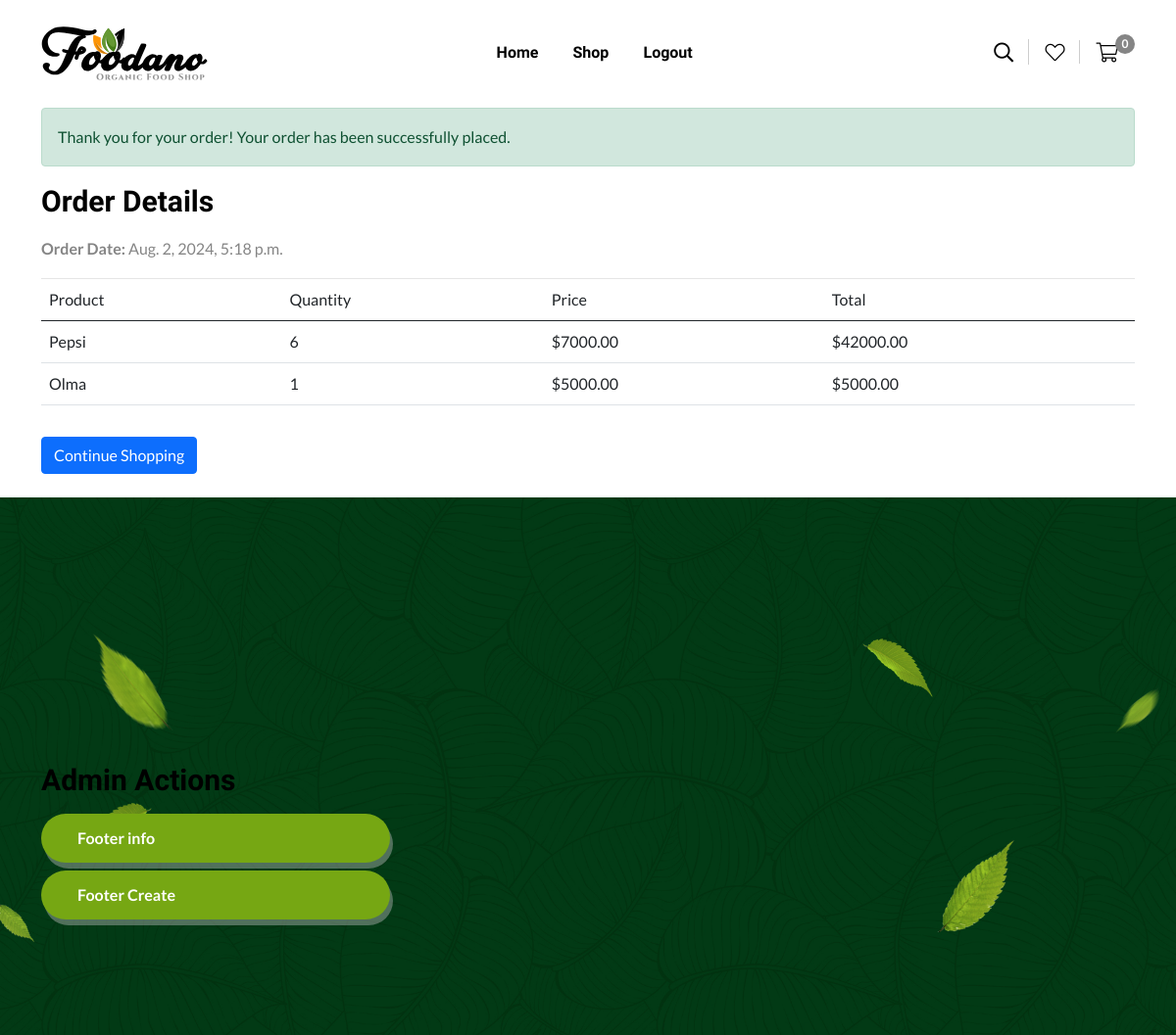
The app's page /order_confirmation/ (signed in) with its own data.
### foodano/models.py (models this page shows, shortened)
class Cart(models.Model):
    author = models.ForeignKey(User, on_delete=models.SET_NULL, null=True, related_name='carts')
    is_active = models.BooleanField(default=True)
    shopping_date = models.DateTimeField(blank=True, null=True)

class CartProduct(models.Model):
    productImg = models.ForeignKey(ProductImg, on_delete=models.SET_NULL, null=True, related_name='cart_products')
    product = models.ForeignKey(Product, on_delete=models.SET_NULL, null=True)
    cart = models.ForeignKey(Cart, on_delete=models.CASCADE, related_name='cart_products')
    quantity = models.PositiveIntegerField(default=1)
    total_price = models.DecimalField(max_digits=10, decimal_places=2, blank=True, null=True)

class Product(models.Model):
    name = models.CharField(max_length=255)
    quantity = models.PositiveIntegerField(default=1)
    price = models.DecimalField(max_digits=8, decimal_places=2)
    category = models.ForeignKey(Category, on_delete=models.CASCADE, related_name='products')
    description = models.TextField()

### foodano/views.py (the view)
# urls.py: path('order_confirmation/', order_confirmation, name="order_confirmation"),
@login_required
def order_confirmation(request):
    latest_order = Cart.objects.filter(author=request.user, is_active=False).order_by('-shopping_date').first()
    return render(request, 'cart/order_confirmation.html', {'order': latest_order})

### templates/cart/order_confirmation.html
{% extends 'base.html' %}
{% block content %}
<div class="container mt-lg-5 mt-3">
    <h2>Order Confirmation</h2>
    {% if order %}
        <div class="alert alert-success" role="alert">
            Thank you for your order! Your order has been successfully placed.
        </div>
        <h3>Order Details</h3>
        <p><strong>Order Date:</strong> {{ order.shopping_date }}</p>
        <table class="table">
            <thead>
                <tr>
                    <th>Product</th>
                    <th>Quantity</th>
                    <th>Price</th>
                    <th>Total</th>
                </tr>
            </thead>
            <tbody>
                {% for cart_product in order.cart_products.all %}
                <tr>
                    <td>{{ cart_product.product.name }}</td>
                    <td>{{ cart_product.quantity }}</td>
                    <td>${{ cart_product.product.price }}</td>
                    <td>${{ cart_product.total_price }}</td>
                </tr>
                {% endfor %}
            </tbody>
        </table>
    {% else %}
        <div class="alert alert-warning" role="alert">
            No order found. Please check your order history or contact customer support.
        </div>
    {% endif %}
    <a href="{% url 'main' %}" class="btn btn-primary mt-3">Continue Shopping</a>
</div>
{% endblock %}

### records on screen
Cart: shopping_date "Aug. 2, 2024, 5:18 p.m."
CartProduct: product.name "Pepsi", quantity "6", product.price "7000.00", total_price "42000.00"
CartProduct: product.name "Olma", quantity "1", product.price "5000.00", total_price "5000.00"

### other values on screen
{{ total_items|default:"0" }} "0"
